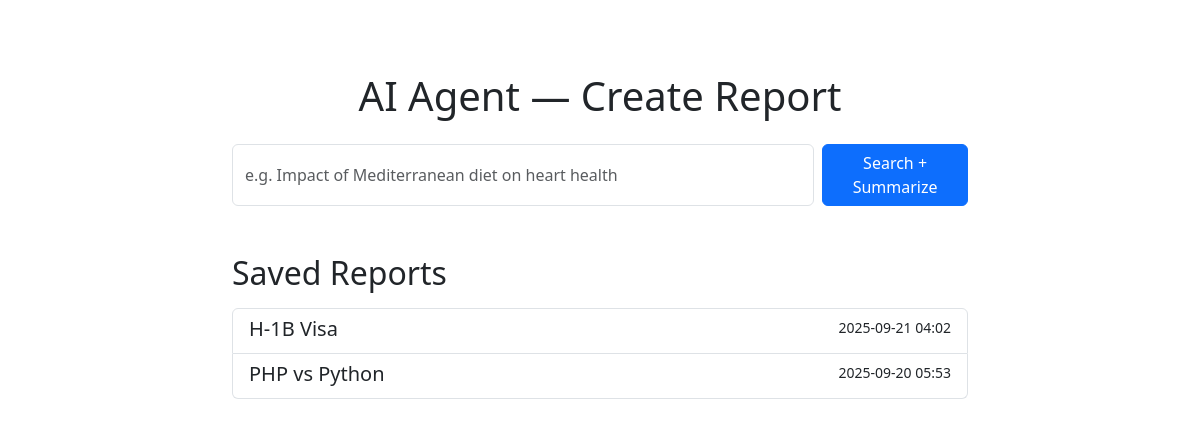
Before: / with the older database file.
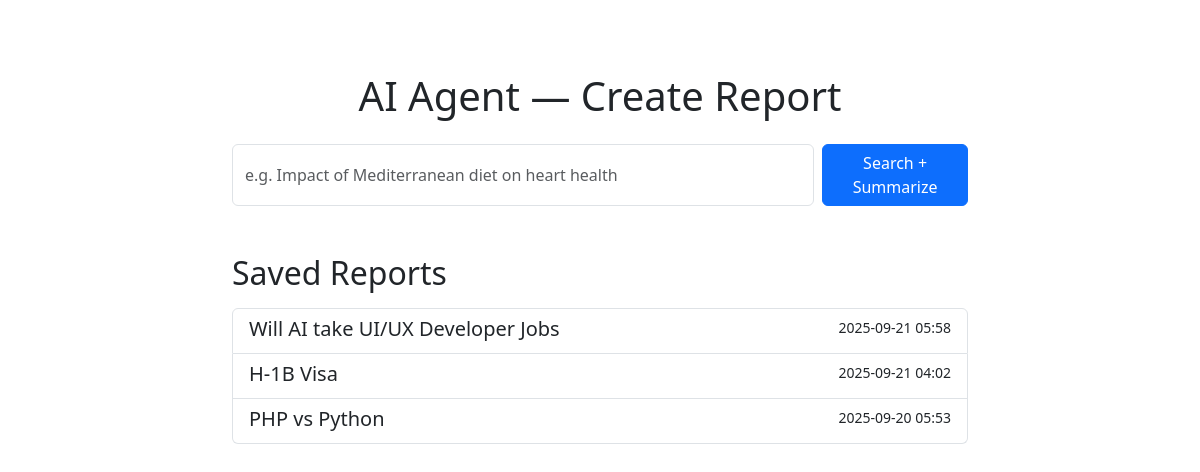
After: the same page with the newer database file.
### app.py (models this page shows)
class Report(db.Model):
    id = db.Column(db.Integer, primary_key=True)
    query = db.Column(db.String(512), nullable=False)
    summary = db.Column(db.Text, nullable=False)
    sources = db.Column(db.Text)  # JSON string list of sources/metadata
    created_at = db.Column(db.DateTime, default=datetime.utcnow)

### app.py (the view)
@app.route('/')
def index():
    stmt = select(Report).order_by(desc(Report.created_at))
    reports = db.session.execute(stmt).scalars().all()
    return render_template('index.html', reports=reports)

### templates/index.html (shortened to what this page needs)
<!doctype html>
<html lang="en">
  <head>
    <link href="https://cdn.jsdelivr.net/npm/bootstrap@5.3.3/dist/css/bootstrap.min.css" rel="stylesheet">
  </head>
  <body>
    <div class="container mt-5">
      <div class="row">
        <div class="col-md-8 mx-auto text-center">
          <h1 class="my-4">AI Agent — Create Report</h1>
          <form action="{{ url_for('create_report') }}" method="post" class="d-flex mb-5">
            <input name="query" class="form-control me-2" type="text" placeholder="e.g. Impact of Mediterranean diet on heart health" aria-label="Search" required>
            <button class="btn btn-primary" type="submit">Search + Summarize</button>
          </form>
        </div>
      </div>
      <div class="row">
        <div class="col-md-8 mx-auto">
          <h2 class="mb-3">Saved Reports</h2>
          <div class="list-group">
            {% for r in reports %}
              <a href="{{ url_for('view_report', report_id=r.id) }}" class="list-group-item list-group-item-action">
                <div class="d-flex w-100 justify-content-between">
                  <h5 class="mb-1">{{ r.query }}</h5>
                  <small>{{ r.created_at.strftime('%Y-%m-%d %H:%M') }}</small>
                </div>
              </a>
            {% else %}
              <div class="list-group-item">No reports yet</div>
            {% endfor %}
          </div>
        </div>
      </div>
    </div>
  </body>
</html>

Changed rows visible on the page:
added Report: query "Will AI take UI/UX Developer Jobs", created_at "2025-09-21 05:58"
